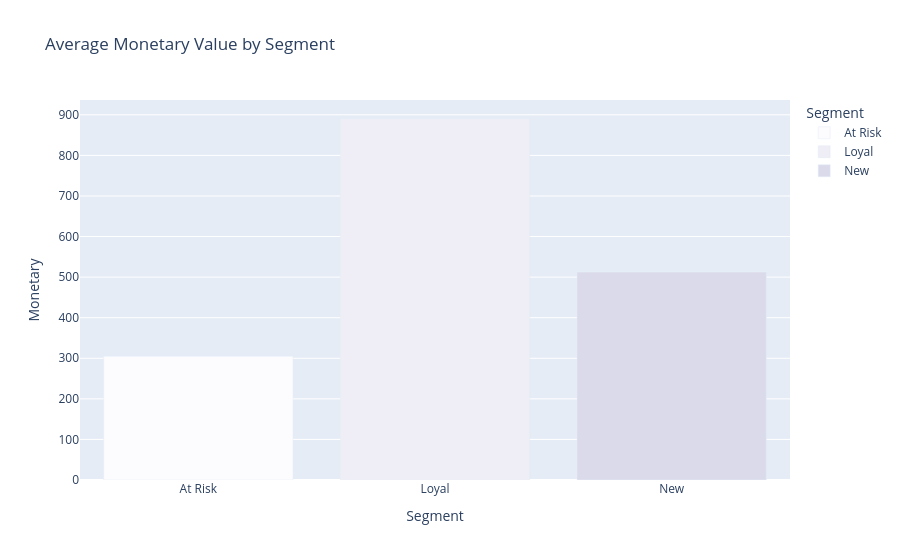

The notebook cell this image was saved under:
### Markdown cell above
# 2. Average Monetary Value by Segment (Bar Chart)

### Code cell
fig = px.bar(rfm.groupby('Segment')['Monetary'].mean().reset_index(),
             x='Segment', y='Monetary', color='Segment',
             title='Average Monetary Value by Segment',
             color_discrete_sequence=px.colors.sequential.Purples)
fig.show()

### Figure 1 — Plotly figure (JSON) as saved in the notebook; plotly's stock layout.template omitted (floating-point values rounded to 4 significant figures)
{"data": [{"hovertemplate": "Segment=%{x}<br>Monetary=%{y}<extra></extra>", "legendgroup": "At Risk", "marker": {"color": "rgb(252,251,253)", "pattern": {"shape": ""}}, "name": "At Risk", "orientation": "v", "showlegend": true, "textposition": "auto", "type": "bar", "x": ["At Risk"], "xaxis": "x", "y": [305.1], "yaxis": "y"}, {"hovertemplate": "Segment=%{x}<br>Monetary=%{y}<extra></extra>", "legendgroup": "Loyal", "marker": {"color": "rgb(239,237,245)", "pattern": {"shape": ""}}, "name": "Loyal", "orientation": "v", "showlegend": true, "textposition": "auto", "type": "bar", "x": ["Loyal"], "xaxis": "x", "y": [889.7], "yaxis": "y"}, {"hovertemplate": "Segment=%{x}<br>Monetary=%{y}<extra></extra>", "legendgroup": "New", "marker": {"color": "rgb(218,218,235)", "pattern": {"shape": ""}}, "name": "New", "orientation": "v", "showlegend": true, "textposition": "auto", "type": "bar", "x": ["New"], "xaxis": "x", "y": [512.5], "yaxis": "y"}], "layout": {"barmode": "relative", "legend": {"title": {"text": "Segment"}, "tracegroupgap": 0}, "title": {"text": "Average Monetary Value by Segment"}, "xaxis": {"anchor": "y", "categoryarray": ["At Risk", "Loyal", "New"], "categoryorder": "array", "domain": [0, 1], "title": {"text": "Segment"}}, "yaxis": {"anchor": "x", "domain": [0, 1], "title": {"text": "Monetary"}}}}
